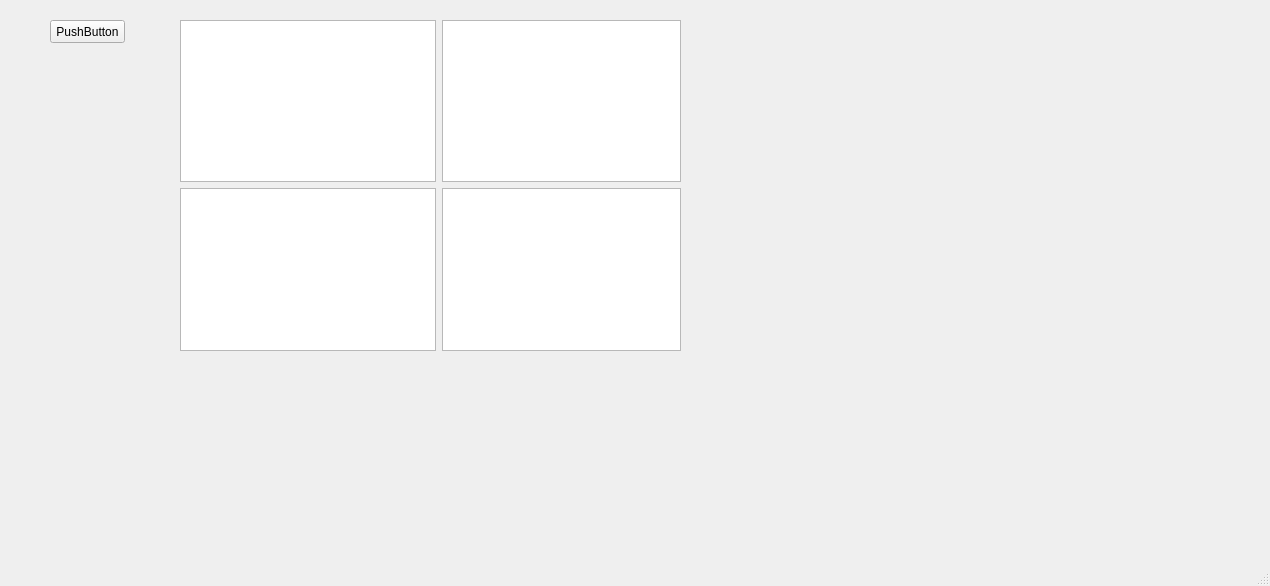
<?xml version="1.0" encoding="UTF-8"?>
<ui version="4.0">
 <class>MainWindow</class>
 <widget class="QMainWindow" name="MainWindow">
  <property name="geometry">
   <rect>
    <x>0</x>
    <y>0</y>
    <width>1270</width>
    <height>586</height>
   </rect>
  </property>
  <property name="windowTitle">
   <string>MainWindow</string>
  </property>
  <widget class="QWidget" name="centralwidget">
   <widget class="QPushButton" name="pushButton">
    <property name="geometry">
     <rect>
      <x>50</x>
      <y>20</y>
      <width>75</width>
      <height>23</height>
     </rect>
    </property>
    <property name="text">
     <string>PushButton</string>
    </property>
   </widget>
   <widget class="QWidget" name="formLayoutWidget">
    <property name="geometry">
     <rect>
      <x>180</x>
      <y>20</y>
      <width>501</width>
      <height>331</height>
     </rect>
    </property>
    <layout class="QFormLayout" name="formLayout">
     <item row="0" column="0">
      <widget class="QGraphicsView" name="graphicsView">
       <property name="sceneRect">
        <rectf>
         <x>0.000000000000000</x>
         <y>0.000000000000000</y>
         <width>20.000000000000000</width>
         <height>20.000000000000000</height>
        </rectf>
       </property>
      </widget>
     </item>
     <item row="0" column="1">
      <widget class="QGraphicsView" name="graphicsView_2"/>
     </item>
     <item row="1" column="0">
      <widget class="QGraphicsView" name="graphicsView_4">
       <property name="sceneRect">
        <rectf>
         <x>3.000000000000000</x>
         <y>3.000000000000000</y>
         <width>5.000000000000000</width>
         <height>5.000000000000000</height>
        </rectf>
       </property>
      </widget>
     </item>
     <item row="1" column="1">
      <widget class="QGraphicsView" name="graphicsView_3"/>
     </item>
    </layout>
   </widget>
  </widget>
  <widget class="QMenuBar" name="menubar">
   <property name="geometry">
    <rect>
     <x>0</x>
     <y>0</y>
     <width>1270</width>
     <height>21</height>
    </rect>
   </property>
  </widget>
  <widget class="QStatusBar" name="statusbar"/>
 </widget>
 <resources/>
 <connections/>
</ui>
